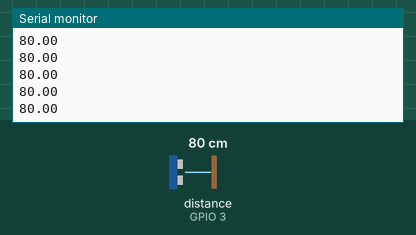
This sketch was run on a simulated ESP8266 (NodeMCU). Parts: the last lines printed to the serial monitor. Inputs (shaded band) come from the test bench; at power-on: distance to the obstacle (sensor on GPIO 3) 80 cm. The echo pulse lasts 58.3 µs per cm.

Above: at 1.2 s.
1.3 s: distance to the obstacle (sensor on GPIO 3) set to 2 cm
At 2.2 s:
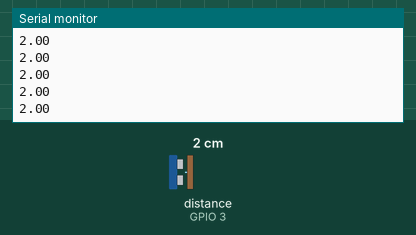
2.8 s: distance to the obstacle (sensor on GPIO 3) set to 4 cm
At 3.6 s:
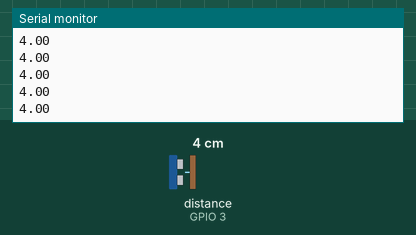
Timing chart, 0 to 5.8 s (numbered marks = the images above; inputs shaded):
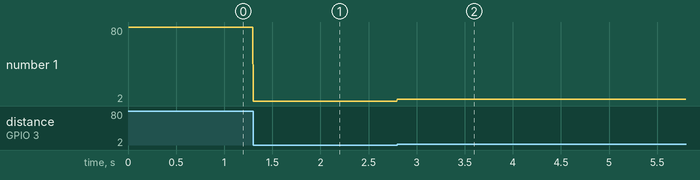

The sketch:

UltraSonic.ino
```cpp
#include <HCSR04.h>
HCSR04 hc(D5,D9); //initialisation class HCSR04 (trig,echo);
void setup() {
 Serial.begin(9600);
}
void loop() {
  Serial.println(hc.dist() );}
```

Measured:
- after the input at 1.3 s, the serial monitor: prints a new line at once (image 1)
- after the input at 2.8 s, the serial monitor: prints a new line at once (image 2)
- plotted number 1: 80 → 2 after the input at 1.3 s, 2 → 4 after the input at 2.8 s
